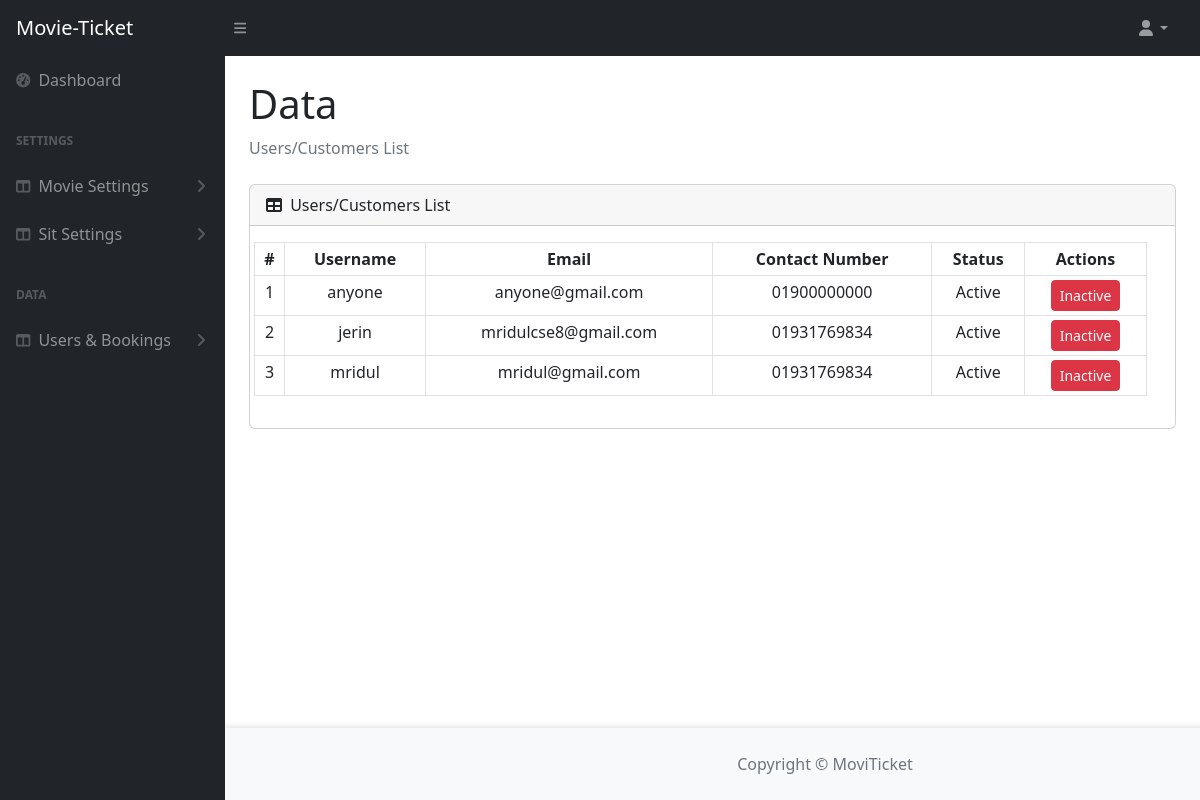
The page /backend/user_list.php (signed in) on the database its author committed.
### tables this page shows
CREATE TABLE `users` (
  `id` int(11) NOT NULL,
  `username` varchar(250) NOT NULL,
  `email` varchar(250) NOT NULL,
  `contact_number` varchar(250) NOT NULL,
  `password` varchar(250) NOT NULL,
  `status` tinyint(1) NOT NULL DEFAULT 1
);

### backend/user_list.php (the view, shortened to what this page needs)
<?php require 'header.php'; ?>
<?php
$users = "SELECT * from users";
$result = $conn->query($users);
?>
<div class="container-fluid px-4">
    <h1 class="mt-4">Data</h1>
    <ol class="breadcrumb mb-4">
        <li class="breadcrumb-item active">Users/Customers List</li>
    </ol>
    <div class="card mb-4">
        <div class="card-header">
            <i class="fas fa-table me-1"></i>
            Users/Customers List
        </div>
        <div class="card-body">
           <div class="row col-md-12">
                <table class="table table-sm table-bordered text-center">
                    <thead>
                        <tr>
                            <th>#</th>
                            <th>Username</th>
                            <th>Email</th>
                            <th>Contact Number</th>
                            <th>Status</th>
                            <th>Actions</th>
                        </tr>
                    </thead>
                    <tbody>
                        <?php
                        if ($result->num_rows > 0) {
                            $counter = 1;
                            while ($row = $result->fetch_assoc()) {
                                $user_id = $row['id'];
                                $username = $row['username'];
                                $email = $row['email'];
                                $contact_number = $row['contact_number'];
                                $status = ($row['status'] == 1) ? 'Active' : 'Inactive';
                                echo "<tr>";
                                echo "<td>$counter</td>";
                                echo "<td>$username</td>";
                                echo "<td>$email</td>";
                                echo "<td>$contact_number</td>";
                                echo "<td>$status</td>";
                                echo "<td>";
                                if($status == 'Active'){
                                     echo "<a href='update_user.php?id=$user_id' class='btn btn-sm btn-danger'>Inactive</a> ";
                                }else{
                                    echo "<a href='update_user.php?id=$user_id' class='btn btn-sm btn-danger'>Active</a> ";
                                }
                                echo "</td>";
                                echo "</tr>";
                                $counter++;
                            }
                        } else {
                            echo "<tr><td colspan='6'>No users found</td></tr>";
                        }
                        ?>
                    </tbody>
                </table>
           </div>
        </div>
    </div>
</div>
<?php require 'footer.php'; ?>

### rows shown on the page
users: username "anyone", email "anyone@gmail.com", contact_number "01900000000", status "Active"
users: username "jerin", email "mridulcse8@gmail.com", contact_number "01931769834", status "Active"
users: username "mridul", email "mridul@gmail.com", contact_number "01931769834", status "Active"
